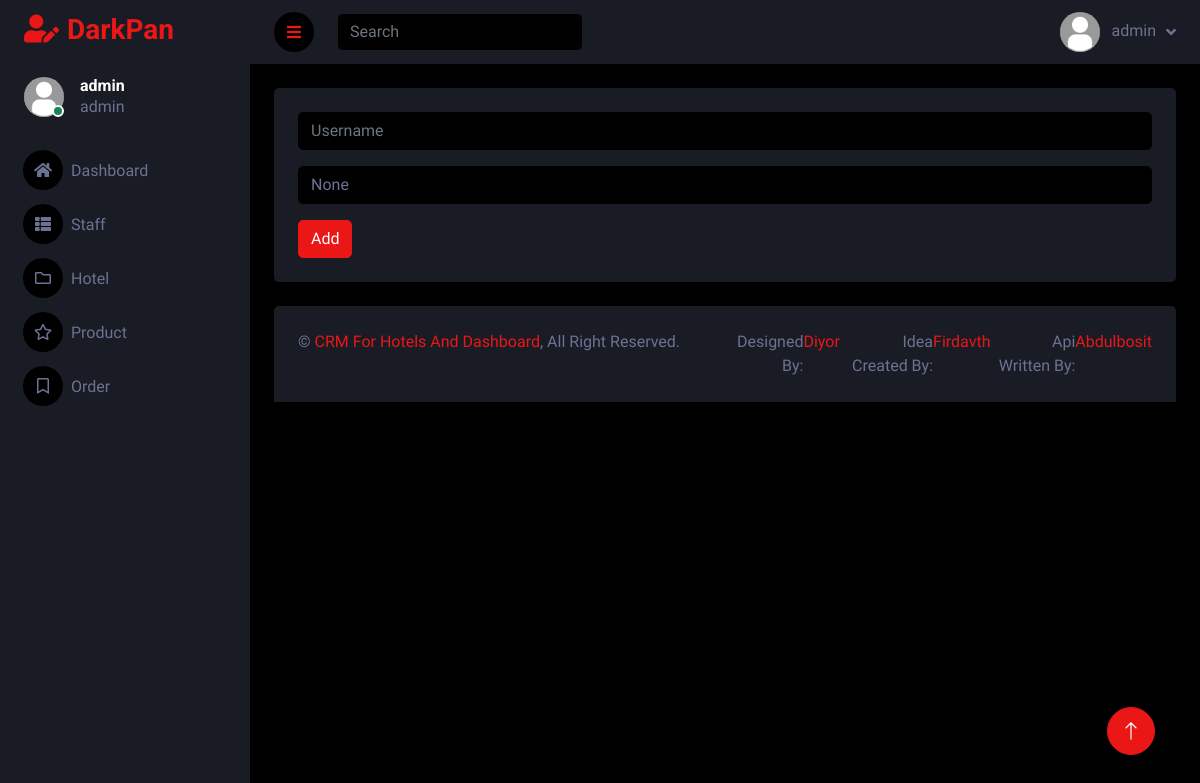
/users/update/1/ (signed in), run on an earlier commit of the app's database.
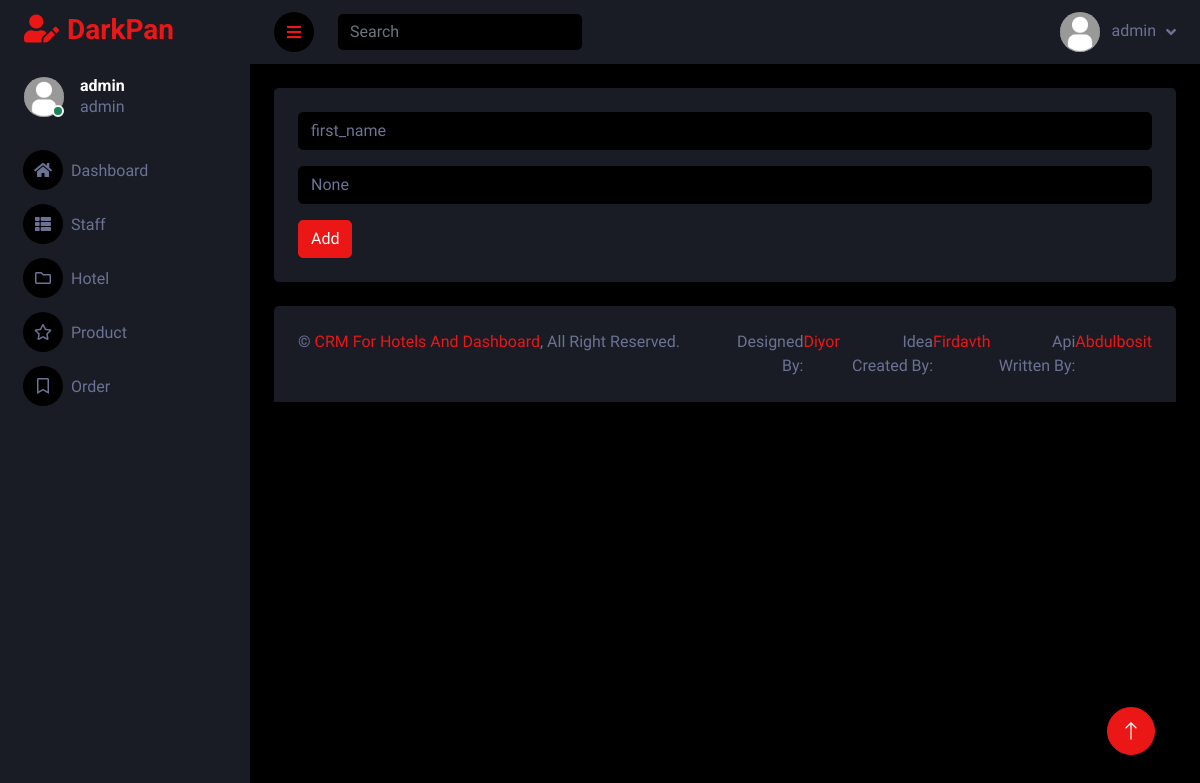
And on a later commit of the database.
### main/models.py (models this page shows)
class User(AbstractUser):
    status = models.IntegerField(default=3, choices=(
        (1, 'admin'),
        (2, 'staff'),
        (3, 'user'),
    ))
    phone = models.IntegerField(null=True, blank=True)
    passport = models.CharField(max_length=210, null=True, blank=True)

### main/views.py (the view, shortened to what this page needs)
# urls.py: path('users/update/<int:pk>/', update_user, name='update-user'),
@login_required(login_url='login')
def update_user(request, pk):
    try:
        usr = User.objects.get(id=pk)
        context = {
            'users': usr
        }
        return render(request, 'update-user.html', context)
    except Exception as err:
        return err

### templates/update-user.html (shortened to what this page needs)
{% extends "base.html" %}
{% load static %}
{% block content %}
    <div class="container-fluid pt-4 px-4">
        <div class="row g-4">
            <div class="col-sm-12 col-xl-12">
                <div class="bg-secondary rounded h-100 p-4">
                    <form action="{% url 'update-user' users.id %}" method="post">
                        <div class="col-12 mb-3">
                            <input type="text" name="username" value="{{ users.first_name }}" class="form-control" placeholder="Username" required>
                        </div>
                        <div class="col-12 mb-3">
                            <input type="text" name="phone" value="{{ users.phone }}" class="form-control" placeholder="Phone" required>
                        </div>
                        <button type="submit" class="btn btn-primary">Add</button>
                    </form>
                </div>
            </div>
        </div>
    </div>
{% endblock %}

### templates/base.html (shortened to what the changed rows need)
{% load static %}
<!DOCTYPE html>
<html lang="en">
<head>
    <link href="https://cdnjs.cloudflare.com/ajax/libs/font-awesome/5.10.0/css/all.min.css" rel="stylesheet">
    <link href="https://cdn.jsdelivr.net/npm/bootstrap-icons@1.4.1/font/bootstrap-icons.css" rel="stylesheet">
    <link href="{% static 'lib/owlcarousel/assets/owl.carousel.min.css' %}" rel="stylesheet">
    <link href="{% static 'lib/tempusdominus/css/tempusdominus-bootstrap-4.min.css' %}" rel="stylesheet" />
    <link href="{% static 'css/bootstrap.min.css' %}" rel="stylesheet">
    <link href="{% static 'css/style.css' %}" rel="stylesheet">
</head>
<body>
    <div class="container-fluid position-relative d-flex p-0">
        <div class="sidebar pe-4 pb-3">
            <nav class="navbar bg-secondary navbar-dark">
                <div class="d-flex align-items-center ms-4 mb-4">
                    <div class="ms-3">
                        <h6 class="mb-0">{{ user }}</h6>
                        <span>{{ user.get_status_display }}</span>
                    </div>
                </div>
            </nav>
        </div>
        <div class="content">
            <nav class="navbar navbar-expand bg-secondary navbar-dark sticky-top px-4 py-0">
                <div class="navbar-nav align-items-center ms-auto">
                    <div class="nav-item dropdown">
                        <a href="#" class="nav-link dropdown-toggle" data-bs-toggle="dropdown">
                            <img class="rounded-circle me-lg-2" src="{% static 'img/user.png' %}" alt="" style="width: 40px; height: 40px;">
                            <span class="d-none d-lg-inline-flex">{{ user }}</span>
                        </a>
                    </div>
                </div>
            </nav>
        {% block content %}
        {% endblock content %}
        </div>
    </div>
</body>
</html>

What changed in the data, as far as the page shows it:
changed User "admin": username (not shown) → "first_name"
